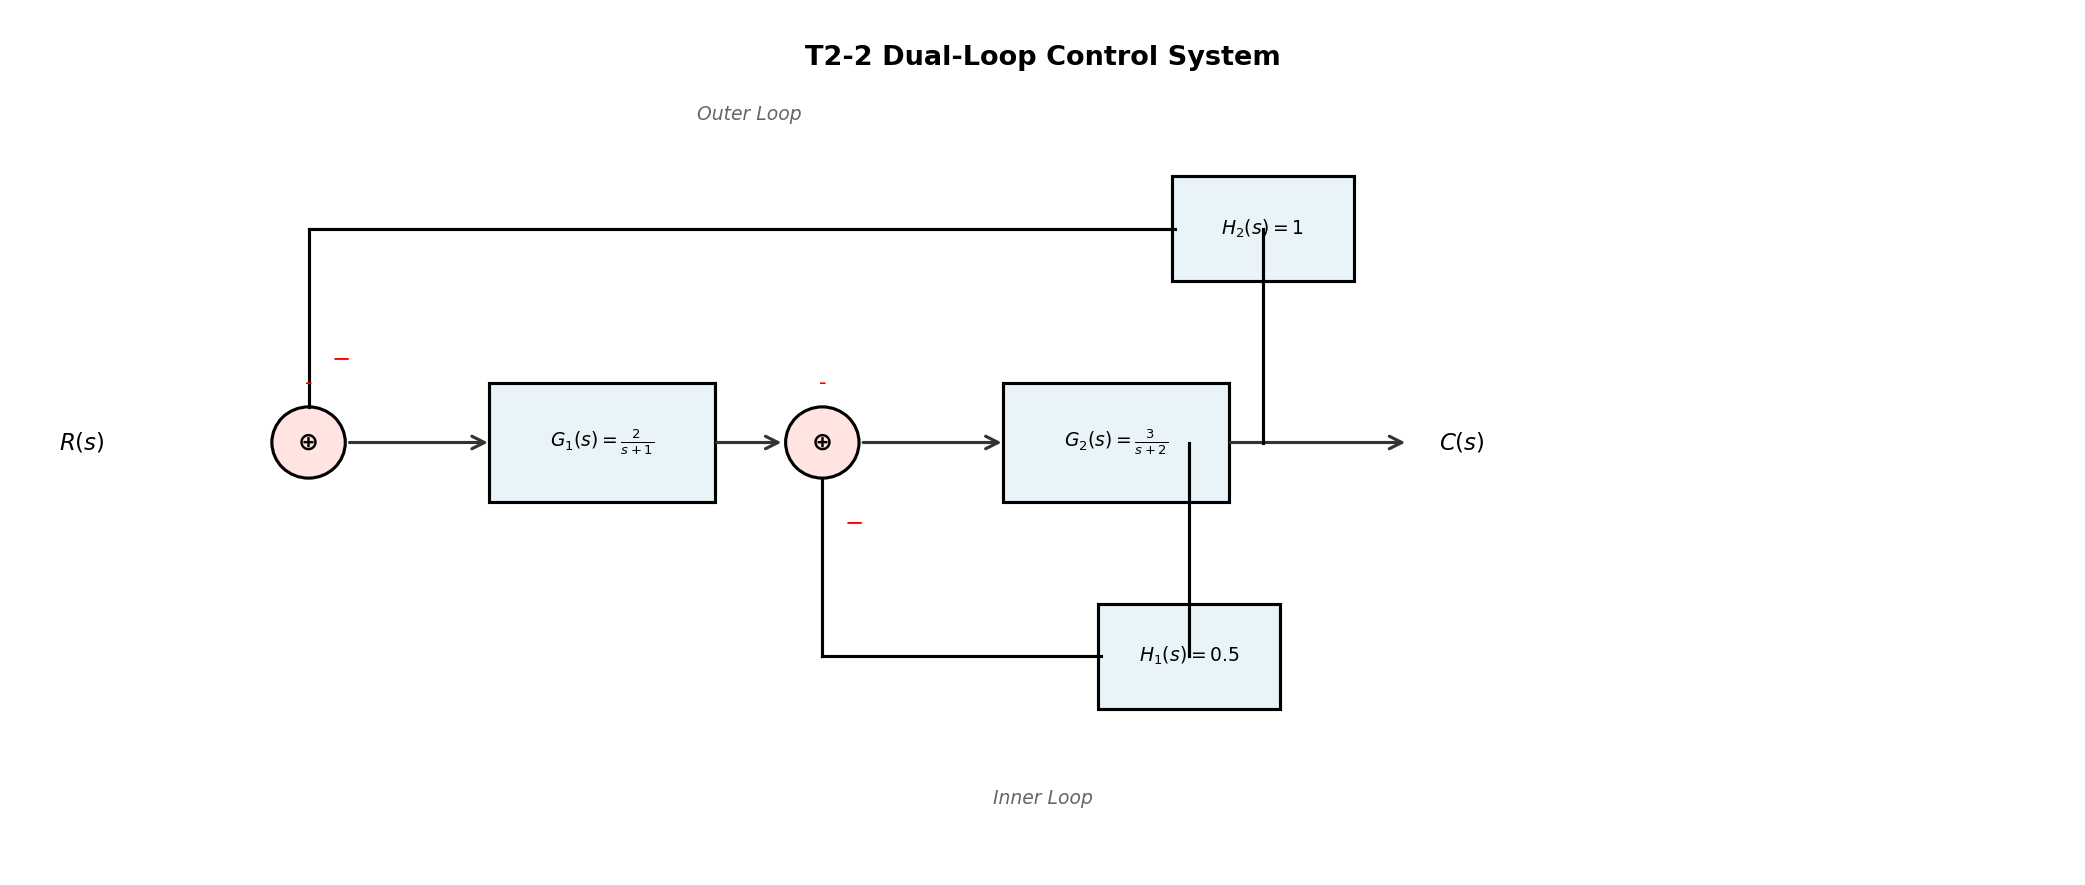

Recreate this plot in Python.
"""
T2-2 控制系统结构图
双环反馈系统：内环反馈 H1 + 外环反馈 H2
"""

import matplotlib.pyplot as plt
import matplotlib.patches as mpatches
from matplotlib.patches import FancyBboxPatch, FancyArrowPatch
import numpy as np

# 使用默认字体（英文标注避免字体问题）
plt.rcParams['axes.unicode_minus'] = False

fig, ax = plt.subplots(1, 1, figsize=(14, 6))
ax.set_xlim(0, 14)
ax.set_ylim(0, 6)
ax.axis('off')

# 定义颜色
color_block = '#E8F4F8'
color_sum = '#FFE4E1'
color_arrow = '#333333'

def draw_sum_circle(ax, x, y, label='', sign_top='-', sign_right='', sign_left=''):
    """绘制求和点（圆圈内带符号）"""
    circle = plt.Circle((x, y), 0.25, fill=True, facecolor=color_sum,
                        edgecolor='black', linewidth=1.5)
    ax.add_patch(circle)
    ax.text(x, y, '⊕', ha='center', va='center', fontsize=12, fontweight='bold')
    if sign_top:
        ax.text(x, y + 0.35, sign_top, ha='center', va='bottom', fontsize=10, color='red')
    if sign_right:
        ax.text(x + 0.35, y, sign_right, ha='left', va='center', fontsize=10)
    if sign_left:
        ax.text(x - 0.35, y, sign_left, ha='right', va='center', fontsize=10)
    return circle

def draw_block(ax, x, y, width, height, text, fontsize=10):
    """绘制传递函数方块"""
    box = FancyBboxPatch((x - width/2, y - height/2), width, height,
                         boxstyle="square,pad=0.02",
                         facecolor=color_block, edgecolor='black', linewidth=1.5)
    ax.add_patch(box)
    ax.text(x, y, text, ha='center', va='center', fontsize=fontsize)
    return box

def draw_arrow(ax, x1, y1, x2, y2, label=''):
    """绘制带箭头的线段"""
    arrow = FancyArrowPatch((x1, y1), (x2, y2),
                           arrowstyle='->', mutation_scale=15,
                           linewidth=1.5, color=color_arrow)
    ax.add_patch(arrow)
    if label:
        mid_x = (x1 + x2) / 2
        mid_y = (y1 + y2) / 2
        ax.text(mid_x, mid_y + 0.2, label, ha='center', va='bottom', fontsize=9)

def draw_line(ax, x1, y1, x2, y2):
    """绘制普通线段"""
    ax.plot([x1, x2], [y1, y2], 'k-', linewidth=1.5)

# ========== 主前向通路 ==========
# 输入 R(s)
ax.text(0.3, 3, r'$R(s)$', fontsize=11, ha='left', va='center')

# 第一个求和点（外环）
draw_sum_circle(ax, 2, 3, sign_top='-')

# G1 方块
draw_block(ax, 4, 3, 1.5, 0.8, r'$G_1(s)=\frac{2}{s+1}$', fontsize=9)
draw_arrow(ax, 2.25, 3, 3.25, 3)

# 第二个求和点（内环）
draw_sum_circle(ax, 5.5, 3, sign_top='-')
draw_arrow(ax, 4.75, 3, 5.25, 3)

# G2 方块
draw_block(ax, 7.5, 3, 1.5, 0.8, r'$G_2(s)=\frac{3}{s+2}$', fontsize=9)
draw_arrow(ax, 5.75, 3, 6.75, 3)

# 输出 C(s)
draw_arrow(ax, 8.25, 3, 9.5, 3)
ax.text(9.7, 3, r'$C(s)$', fontsize=11, ha='left', va='center')

# ========== 内环反馈 H1 ==========
# 从 G2 输出引出
branch_x, branch_y = 8, 3
draw_line(ax, branch_x, branch_y, branch_x, 1.5)

# H1 方块
draw_block(ax, 8, 1.5, 1.2, 0.7, r'$H_1(s)=0.5$', fontsize=9)

# 反馈线到内环求和点
draw_line(ax, 7.4, 1.5, 5.5, 1.5)
draw_line(ax, 5.5, 1.5, 5.5, 2.75)
# 内环负号标记
ax.text(5.65, 2.4, r'$-$', fontsize=11, color='red', fontweight='bold')

# ========== 外环反馈 H2 ==========
# 从 G2 输出（分支点）
draw_line(ax, 8.5, 3, 8.5, 4.5)

# H2 方块
draw_block(ax, 8.5, 4.5, 1.2, 0.7, r'$H_2(s)=1$', fontsize=9)

# 反馈线到外环求和点
draw_line(ax, 7.9, 4.5, 2, 4.5)
draw_line(ax, 2, 4.5, 2, 3.25)
# 外环负号标记
ax.text(2.15, 3.55, r'$-$', fontsize=11, color='red', fontweight='bold')

# ========== 结构说明标注 ==========
ax.text(7, 0.5, 'Inner Loop', fontsize=9, ha='center', va='center',
        style='italic', color='#666666')
ax.text(5, 5.3, 'Outer Loop', fontsize=9, ha='center', va='center',
        style='italic', color='#666666')

# 标题
ax.text(7, 5.7, 'T2-2 Dual-Loop Control System', fontsize=13, ha='center',
        va='center', fontweight='bold')

plt.tight_layout()
plt.savefig('/Users/YW/Documents/Site/act.just.edu.cn/course-content/authoring/shared/homework-problems/assets/T2/T2-2-block-diagram.svg',
            format='svg', bbox_inches='tight', dpi=150)
plt.savefig('/Users/YW/Documents/Site/act.just.edu.cn/course-content/authoring/shared/homework-problems/assets/T2/T2-2-block-diagram.png',
            format='png', bbox_inches='tight', dpi=150)
plt.close()

print("T2-2 结构图已生成")
